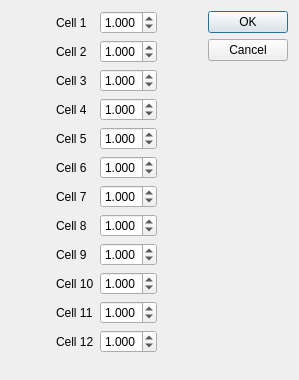
<?xml version="1.0" encoding="UTF-8"?>
<ui version="4.0">
 <class>cellDialog</class>
 <widget class="QDialog" name="cellDialog">
  <property name="geometry">
   <rect>
    <x>0</x>
    <y>0</y>
    <width>299</width>
    <height>380</height>
   </rect>
  </property>
  <property name="windowTitle">
   <string>Dialog</string>
  </property>
  <layout class="QGridLayout" name="gridLayout">
   <item row="6" column="1">
    <widget class="QLabel" name="label_7">
     <property name="text">
      <string>Cell 7</string>
     </property>
    </widget>
   </item>
   <item row="7" column="1">
    <widget class="QLabel" name="label_8">
     <property name="text">
      <string>Cell 8</string>
     </property>
    </widget>
   </item>
   <item row="0" column="2">
    <widget class="QDoubleSpinBox" name="Cell1DSB">
     <property name="decimals">
      <number>3</number>
     </property>
     <property name="minimum">
      <double>0.950000000000000</double>
     </property>
     <property name="maximum">
      <double>1.050000000000000</double>
     </property>
     <property name="singleStep">
      <double>0.001000000000000</double>
     </property>
     <property name="value">
      <double>1.000000000000000</double>
     </property>
    </widget>
   </item>
   <item row="5" column="1">
    <widget class="QLabel" name="label_6">
     <property name="text">
      <string>Cell 6</string>
     </property>
    </widget>
   </item>
   <item row="3" column="1">
    <widget class="QLabel" name="label_4">
     <property name="text">
      <string>Cell 4</string>
     </property>
    </widget>
   </item>
   <item row="2" column="2">
    <widget class="QDoubleSpinBox" name="Cell3DSB">
     <property name="decimals">
      <number>3</number>
     </property>
     <property name="minimum">
      <double>0.950000000000000</double>
     </property>
     <property name="maximum">
      <double>1.050000000000000</double>
     </property>
     <property name="singleStep">
      <double>0.001000000000000</double>
     </property>
     <property name="value">
      <double>1.000000000000000</double>
     </property>
    </widget>
   </item>
   <item row="2" column="1">
    <widget class="QLabel" name="label_3">
     <property name="text">
      <string>Cell 3</string>
     </property>
    </widget>
   </item>
   <item row="5" column="2">
    <widget class="QDoubleSpinBox" name="Cell6DSB">
     <property name="decimals">
      <number>3</number>
     </property>
     <property name="minimum">
      <double>0.950000000000000</double>
     </property>
     <property name="maximum">
      <double>1.050000000000000</double>
     </property>
     <property name="singleStep">
      <double>0.001000000000000</double>
     </property>
     <property name="value">
      <double>1.000000000000000</double>
     </property>
    </widget>
   </item>
   <item row="4" column="1">
    <widget class="QLabel" name="label_5">
     <property name="text">
      <string>Cell 5</string>
     </property>
    </widget>
   </item>
   <item row="6" column="2">
    <widget class="QDoubleSpinBox" name="Cell7DSB">
     <property name="decimals">
      <number>3</number>
     </property>
     <property name="minimum">
      <double>0.950000000000000</double>
     </property>
     <property name="maximum">
      <double>1.050000000000000</double>
     </property>
     <property name="singleStep">
      <double>0.001000000000000</double>
     </property>
     <property name="value">
      <double>1.000000000000000</double>
     </property>
    </widget>
   </item>
   <item row="1" column="1">
    <widget class="QLabel" name="label_2">
     <property name="text">
      <string>Cell 2</string>
     </property>
    </widget>
   </item>
   <item row="0" column="1">
    <widget class="QLabel" name="label">
     <property name="text">
      <string>Cell 1</string>
     </property>
    </widget>
   </item>
   <item row="1" column="2">
    <widget class="QDoubleSpinBox" name="Cell2DSB">
     <property name="decimals">
      <number>3</number>
     </property>
     <property name="minimum">
      <double>0.950000000000000</double>
     </property>
     <property name="maximum">
      <double>1.050000000000000</double>
     </property>
     <property name="singleStep">
      <double>0.001000000000000</double>
     </property>
     <property name="value">
      <double>1.000000000000000</double>
     </property>
    </widget>
   </item>
   <item row="7" column="2">
    <widget class="QDoubleSpinBox" name="Cell8DSB">
     <property name="decimals">
      <number>3</number>
     </property>
     <property name="minimum">
      <double>0.950000000000000</double>
     </property>
     <property name="maximum">
      <double>1.050000000000000</double>
     </property>
     <property name="singleStep">
      <double>0.001000000000000</double>
     </property>
     <property name="value">
      <double>1.000000000000000</double>
     </property>
    </widget>
   </item>
   <item row="8" column="1">
    <widget class="QLabel" name="label_9">
     <property name="text">
      <string>Cell 9</string>
     </property>
    </widget>
   </item>
   <item row="8" column="2">
    <widget class="QDoubleSpinBox" name="Cell9DSB">
     <property name="decimals">
      <number>3</number>
     </property>
     <property name="minimum">
      <double>0.950000000000000</double>
     </property>
     <property name="maximum">
      <double>1.050000000000000</double>
     </property>
     <property name="singleStep">
      <double>0.001000000000000</double>
     </property>
     <property name="value">
      <double>1.000000000000000</double>
     </property>
    </widget>
   </item>
   <item row="9" column="1">
    <widget class="QLabel" name="label_10">
     <property name="text">
      <string>Cell 10</string>
     </property>
    </widget>
   </item>
   <item row="0" column="4" rowspan="2">
    <widget class="QDialogButtonBox" name="buttonBox">
     <property name="orientation">
      <enum>Qt::Vertical</enum>
     </property>
     <property name="standardButtons">
      <set>QDialogButtonBox::Cancel|QDialogButtonBox::Ok</set>
     </property>
    </widget>
   </item>
   <item row="3" column="2">
    <widget class="QDoubleSpinBox" name="Cell4DSB">
     <property name="decimals">
      <number>3</number>
     </property>
     <property name="minimum">
      <double>0.950000000000000</double>
     </property>
     <property name="maximum">
      <double>1.050000000000000</double>
     </property>
     <property name="singleStep">
      <double>0.001000000000000</double>
     </property>
     <property name="value">
      <double>1.000000000000000</double>
     </property>
    </widget>
   </item>
   <item row="4" column="2">
    <widget class="QDoubleSpinBox" name="Cell5DSB">
     <property name="decimals">
      <number>3</number>
     </property>
     <property name="minimum">
      <double>0.950000000000000</double>
     </property>
     <property name="maximum">
      <double>1.050000000000000</double>
     </property>
     <property name="singleStep">
      <double>0.001000000000000</double>
     </property>
     <property name="value">
      <double>1.000000000000000</double>
     </property>
    </widget>
   </item>
   <item row="10" column="2">
    <widget class="QDoubleSpinBox" name="Cell11DSB">
     <property name="decimals">
      <number>3</number>
     </property>
     <property name="minimum">
      <double>0.950000000000000</double>
     </property>
     <property name="maximum">
      <double>1.050000000000000</double>
     </property>
     <property name="singleStep">
      <double>0.001000000000000</double>
     </property>
     <property name="value">
      <double>1.000000000000000</double>
     </property>
    </widget>
   </item>
   <item row="10" column="1">
    <widget class="QLabel" name="label_11">
     <property name="text">
      <string>Cell 11</string>
     </property>
    </widget>
   </item>
   <item row="11" column="2">
    <widget class="QDoubleSpinBox" name="Cell12DSB">
     <property name="decimals">
      <number>3</number>
     </property>
     <property name="minimum">
      <double>0.950000000000000</double>
     </property>
     <property name="maximum">
      <double>1.050000000000000</double>
     </property>
     <property name="singleStep">
      <double>0.001000000000000</double>
     </property>
     <property name="value">
      <double>1.000000000000000</double>
     </property>
    </widget>
   </item>
   <item row="11" column="1">
    <widget class="QLabel" name="label_12">
     <property name="text">
      <string>Cell 12</string>
     </property>
    </widget>
   </item>
   <item row="9" column="2">
    <widget class="QDoubleSpinBox" name="Cell10DSB">
     <property name="decimals">
      <number>3</number>
     </property>
     <property name="minimum">
      <double>0.950000000000000</double>
     </property>
     <property name="maximum">
      <double>1.050000000000000</double>
     </property>
     <property name="singleStep">
      <double>0.001000000000000</double>
     </property>
     <property name="value">
      <double>1.000000000000000</double>
     </property>
    </widget>
   </item>
   <item row="0" column="3">
    <spacer name="horizontalSpacer">
     <property name="orientation">
      <enum>Qt::Horizontal</enum>
     </property>
     <property name="sizeHint" stdset="0">
      <size>
       <width>40</width>
       <height>20</height>
      </size>
     </property>
    </spacer>
   </item>
   <item row="0" column="0">
    <spacer name="horizontalSpacer_2">
     <property name="orientation">
      <enum>Qt::Horizontal</enum>
     </property>
     <property name="sizeHint" stdset="0">
      <size>
       <width>40</width>
       <height>20</height>
      </size>
     </property>
    </spacer>
   </item>
   <item row="12" column="2">
    <spacer name="verticalSpacer">
     <property name="orientation">
      <enum>Qt::Vertical</enum>
     </property>
     <property name="sizeHint" stdset="0">
      <size>
       <width>20</width>
       <height>40</height>
      </size>
     </property>
    </spacer>
   </item>
  </layout>
 </widget>
 <resources/>
 <connections>
  <connection>
   <sender>buttonBox</sender>
   <signal>accepted()</signal>
   <receiver>cellDialog</receiver>
   <slot>accept()</slot>
   <hints>
    <hint type="sourcelabel">
     <x>248</x>
     <y>254</y>
    </hint>
    <hint type="destinationlabel">
     <x>157</x>
     <y>274</y>
    </hint>
   </hints>
  </connection>
  <connection>
   <sender>buttonBox</sender>
   <signal>rejected()</signal>
   <receiver>cellDialog</receiver>
   <slot>reject()</slot>
   <hints>
    <hint type="sourcelabel">
     <x>316</x>
     <y>260</y>
    </hint>
    <hint type="destinationlabel">
     <x>286</x>
     <y>274</y>
    </hint>
   </hints>
  </connection>
 </connections>
</ui>
